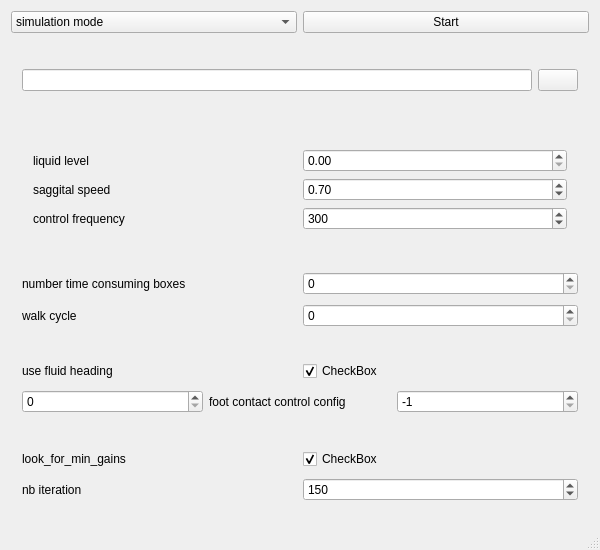
<?xml version="1.0" encoding="UTF-8"?>
<ui version="4.0">
 <class>MainWindow</class>
 <widget class="QMainWindow" name="MainWindow">
  <property name="geometry">
   <rect>
    <x>0</x>
    <y>0</y>
    <width>600</width>
    <height>550</height>
   </rect>
  </property>
  <property name="windowTitle">
   <string>SIMBICON Qt</string>
  </property>
  <widget class="QWidget" name="centralWidget">
   <layout class="QVBoxLayout" name="verticalLayout_6">
    <item>
     <layout class="QHBoxLayout" name="horizontalLayout">
      <item>
       <widget class="QComboBox" name="combo_box_mode">
        <item>
         <property name="text">
          <string>simulation mode</string>
         </property>
        </item>
        <item>
         <property name="text">
          <string>learning mode</string>
         </property>
        </item>
        <item>
         <property name="text">
          <string>evaluation mode</string>
         </property>
        </item>
        <item>
         <property name="text">
          <string>controler fusing mode</string>
         </property>
        </item>
       </widget>
      </item>
      <item>
       <widget class="QPushButton" name="btn_start">
        <property name="text">
         <string>Start</string>
        </property>
       </widget>
      </item>
     </layout>
    </item>
    <item>
     <widget class="QWidget" name="widget_fuse_controlers" native="true">
      <layout class="QHBoxLayout" name="horizontalLayout_7">
       <item>
        <widget class="QLineEdit" name="line_edit_path_fusing_controlers">
         <property name="sizePolicy">
          <sizepolicy hsizetype="Expanding" vsizetype="Fixed">
           <horstretch>0</horstretch>
           <verstretch>0</verstretch>
          </sizepolicy>
         </property>
        </widget>
       </item>
       <item>
        <widget class="QPushButton" name="btn_select_path_fusing_controlers">
         <property name="text">
          <string/>
         </property>
        </widget>
       </item>
      </layout>
     </widget>
    </item>
    <item>
     <widget class="QWidget" name="widget_basic_control" native="true">
      <layout class="QVBoxLayout" name="verticalLayout_5">
       <item>
        <widget class="QWidget" name="widget_control" native="true">
         <layout class="QVBoxLayout" name="verticalLayout_4">
          <item>
           <layout class="QHBoxLayout" name="horizontalLayout_3">
            <item>
             <widget class="QLabel" name="label_2">
              <property name="text">
               <string>liquid level</string>
              </property>
             </widget>
            </item>
            <item>
             <widget class="QDoubleSpinBox" name="spin_box_level">
              <property name="singleStep">
               <double>0.010000000000000</double>
              </property>
              <property name="value">
               <double>0.000000000000000</double>
              </property>
             </widget>
            </item>
           </layout>
          </item>
          <item>
           <layout class="QHBoxLayout" name="horizontalLayout_4">
            <item>
             <widget class="QLabel" name="label_3">
              <property name="text">
               <string>saggital speed</string>
              </property>
             </widget>
            </item>
            <item>
             <widget class="QDoubleSpinBox" name="spin_box_velD">
              <property name="singleStep">
               <double>0.010000000000000</double>
              </property>
              <property name="value">
               <double>0.700000000000000</double>
              </property>
             </widget>
            </item>
           </layout>
          </item>
          <item>
           <layout class="QHBoxLayout" name="horizontalLayout_6">
            <item>
             <widget class="QLabel" name="label_5">
              <property name="text">
               <string>control frequency</string>
              </property>
             </widget>
            </item>
            <item>
             <widget class="QDoubleSpinBox" name="spin_box_control_frequency">
              <property name="decimals">
               <number>0</number>
              </property>
              <property name="maximum">
               <double>100000.000000000000000</double>
              </property>
              <property name="singleStep">
               <double>0.010000000000000</double>
              </property>
              <property name="value">
               <double>300.000000000000000</double>
              </property>
             </widget>
            </item>
           </layout>
          </item>
         </layout>
        </widget>
       </item>
      </layout>
     </widget>
    </item>
    <item>
     <widget class="QWidget" name="widget_others" native="true">
      <layout class="QVBoxLayout" name="verticalLayout_3">
       <item>
        <layout class="QHBoxLayout" name="horizontalLayout_time_consuming">
         <item>
          <widget class="QLabel" name="label_8">
           <property name="text">
            <string>number time consuming boxes</string>
           </property>
          </widget>
         </item>
         <item>
          <widget class="QSpinBox" name="spin_box_filler_objects">
           <property name="maximum">
            <number>100</number>
           </property>
           <property name="value">
            <number>0</number>
           </property>
          </widget>
         </item>
        </layout>
       </item>
       <item>
        <layout class="QHBoxLayout" name="horizontalLayout_walk_cycle">
         <item>
          <widget class="QLabel" name="label_7">
           <property name="text">
            <string>walk cycle</string>
           </property>
          </widget>
         </item>
         <item>
          <widget class="QSpinBox" name="spin_box_motion_type">
           <property name="maximum">
            <number>100</number>
           </property>
           <property name="value">
            <number>0</number>
           </property>
          </widget>
         </item>
        </layout>
       </item>
      </layout>
     </widget>
    </item>
    <item>
     <widget class="QWidget" name="widget_model_parameters" native="true">
      <layout class="QVBoxLayout" name="verticalLayout_2">
       <item>
        <layout class="QHBoxLayout" name="horizontalLayout_fluid_heading">
         <item>
          <widget class="QLabel" name="label_9">
           <property name="text">
            <string>use fluid heading</string>
           </property>
          </widget>
         </item>
         <item>
          <widget class="QCheckBox" name="check_box_fluid_heading">
           <property name="text">
            <string>CheckBox</string>
           </property>
           <property name="checked">
            <bool>true</bool>
           </property>
          </widget>
         </item>
        </layout>
       </item>
       <item>
        <layout class="QHBoxLayout" name="horizontalLayout_contact_stabilizer">
         <item>
          <widget class="QSpinBox" name="spin_box_container_boxes">
           <property name="maximum">
            <number>10</number>
           </property>
           <property name="value">
            <number>0</number>
           </property>
          </widget>
         </item>
         <item>
          <widget class="QLabel" name="label_6">
           <property name="text">
            <string>foot contact control config</string>
           </property>
          </widget>
         </item>
         <item>
          <widget class="QSpinBox" name="spin_box_foot_contact_control_config">
           <property name="minimum">
            <number>-1</number>
           </property>
           <property name="maximum">
            <number>6</number>
           </property>
           <property name="value">
            <number>-1</number>
           </property>
          </widget>
         </item>
        </layout>
       </item>
      </layout>
     </widget>
    </item>
    <item>
     <widget class="QWidget" name="widget_opti" native="true">
      <layout class="QVBoxLayout" name="verticalLayout">
       <item>
        <layout class="QHBoxLayout" name="horizontalLayout_5">
         <item>
          <widget class="QLabel" name="label_4">
           <property name="text">
            <string>look_for_min_gains</string>
           </property>
          </widget>
         </item>
         <item>
          <widget class="QCheckBox" name="check_box_look_for_min_gains">
           <property name="text">
            <string>CheckBox</string>
           </property>
           <property name="checked">
            <bool>true</bool>
           </property>
          </widget>
         </item>
        </layout>
       </item>
       <item>
        <layout class="QHBoxLayout" name="horizontalLayout_2">
         <item>
          <widget class="QLabel" name="label">
           <property name="text">
            <string>nb iteration</string>
           </property>
          </widget>
         </item>
         <item>
          <widget class="QSpinBox" name="spin_box_iter">
           <property name="maximum">
            <number>1000</number>
           </property>
           <property name="value">
            <number>150</number>
           </property>
          </widget>
         </item>
        </layout>
       </item>
      </layout>
     </widget>
    </item>
   </layout>
  </widget>
  <widget class="QMenuBar" name="menuBar">
   <property name="geometry">
    <rect>
     <x>0</x>
     <y>0</y>
     <width>600</width>
     <height>22</height>
    </rect>
   </property>
  </widget>
  <widget class="QStatusBar" name="statusBar"/>
 </widget>
 <layoutdefault spacing="6" margin="11"/>
 <resources/>
 <connections/>
</ui>
